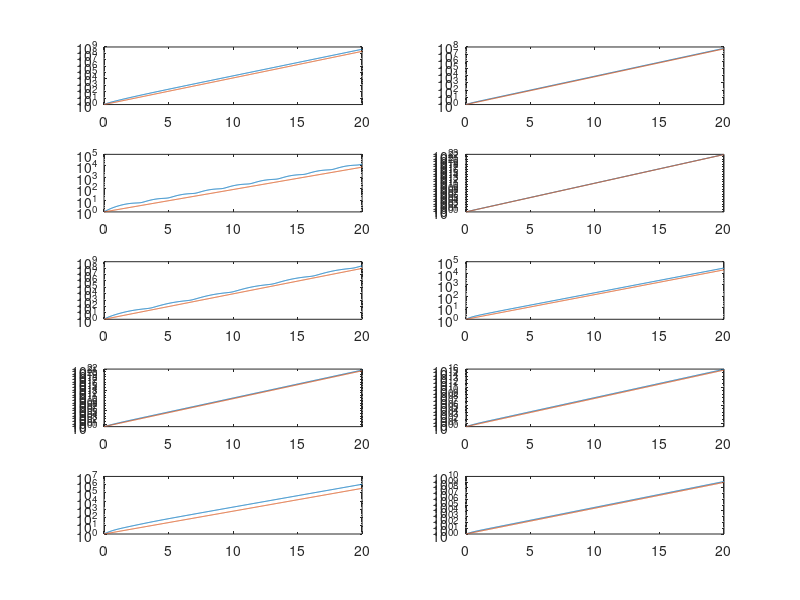

The MATLAB script that drew this image:
%% Rose Gebhardt, Yigal Kamel -- 24.3
clear all; close all; clc;
%% Question 24.3

% Size of matrix
m = 10;

% Set array sizes
t = linspace(0,20,1000);
y_1 = zeros(1000,1);
y_2 = zeros(1000,1);

% Start a new figure
figure(1)

% Evaluate 10 random matrices
for j = 1:10
    
    % Define matrix, find eigenvalues
    A = randn(m,m) - 2*eye(m);
    v = eig(A);
    
    % Define spectral abscissa
    alpha = max(real(v));
    
    % Get curve of norm and straight line asymptote
    for i = 1:1000
        y_1(i) = norm(expm(t(i)*A));
        y_2(i) = norm(expm(t(i)*alpha));
    end
    
    % Show dominant pole -- compare to behavior
    [~,r] = max(real(v));
    v(r);
   
    % Add curve as a subplot
    subplot(5,2,j)
    semilogy(t,y_1,t,y_2)
    %legend('||e^{tA}||_2','Spectral Abscissa')

end